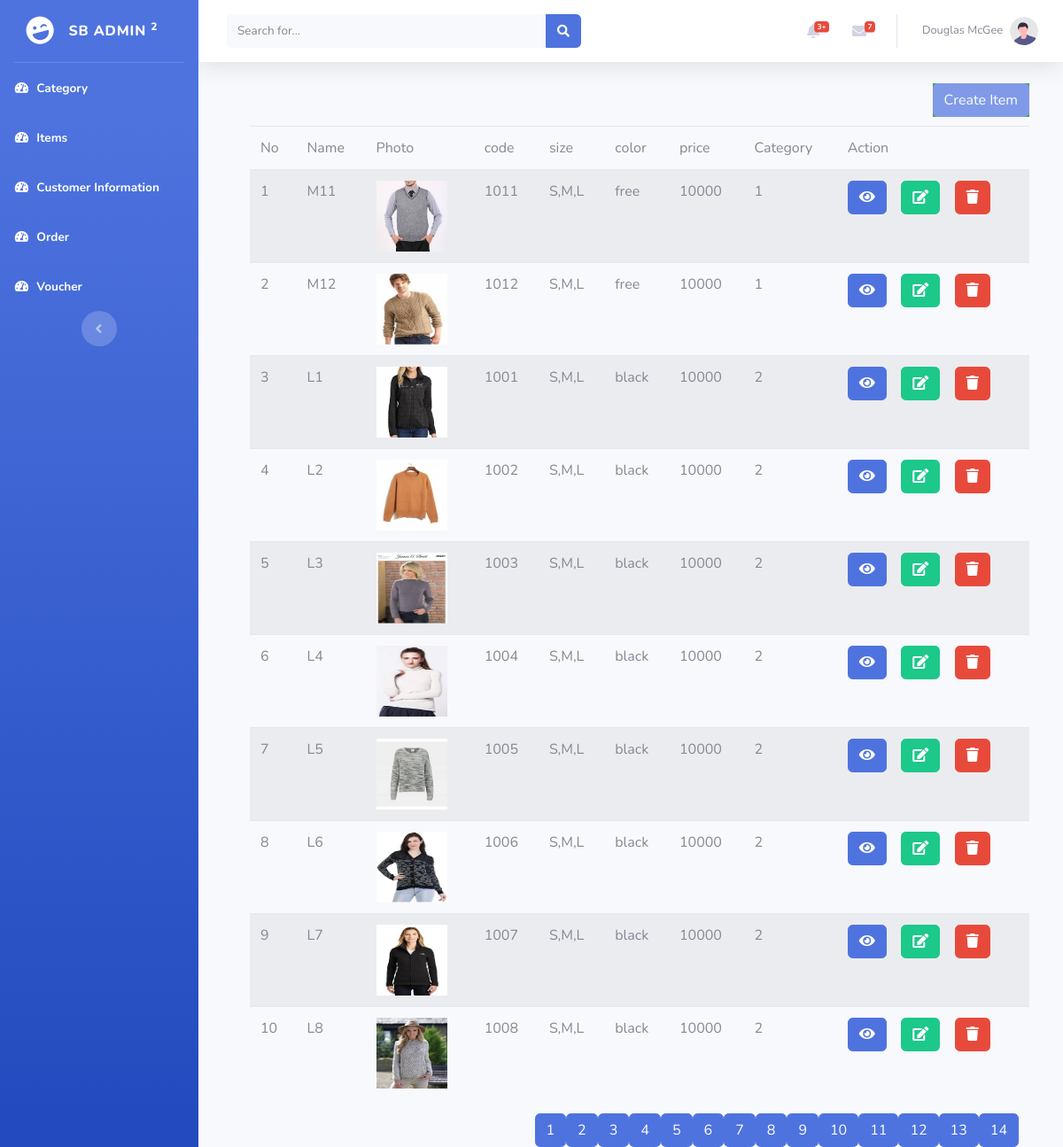
Screenshot of /backend/item2.php with the database file from the repository.
### tables this page shows
CREATE TABLE `item` (
  `id` int(11) NOT NULL,
  `name` varchar(255) NOT NULL,
  `photo` varchar(255) NOT NULL,
  `code` varchar(255) NOT NULL,
  `size` varchar(255) NOT NULL,
  `color` varchar(255) NOT NULL,
  `price` varchar(255) NOT NULL,
  `productid` int(11) NOT NULL
);

### backend/include/dbconn.php (called while the page is built, shortened)
<?php
class Database
{
	private static $dbHost='localhost';
	private static $dbName='purchase';
	private static $dbUserName='root';
	private static $dbPassword='';
	private static $cont=null;
	public static function connect(){
	if (null== self::$cont) {
		try{
			self::$cont=new PDO("mysql:host=".self::$dbHost.";"."dbname=".self::$dbName,self::$dbUserName,self::$dbPassword);
		}
		catch (PDOException $e){
			die($e->getMessage());
		}
	}
	return self::$cont;
}
}
?>

### backend/model/item.php (called while the page is built, shortened)
<?php
include_once('include/dbconn.php');
class Item
{
    public function getitem2()
{
    $this->pdo = Database::connect();
    $this->pdo->setAttribute(PDO::ATTR_ERRMODE,PDO::ERRMODE_EXCEPTION);
    $sql="select * from item LIMIT 10 OFFSET 10";
    $stmt=$this->pdo->prepare($sql);
    $stmt->execute();
    $results = $stmt -> fetchAll(PDO::FETCH_ASSOC);
    return $results;
    }
}
?>

### backend/controller/itemcontroller.php (called while the page is built, shortened)
<?php
include_once('model/item.php');
class ItemController extends Item
{
	public function showitem2()
	{
		return $this->getitem2();
	}
}
?>

### backend/item2.php (the view, shortened to what this page needs)
<?php
include_once("controller/itemcontroller.php");
$itemController=new ItemController();
$results=$itemController->showitem2();
?>
<!DOCTYPE html>
<html lang="en">
<head>
    <link href="https://cdnjs.cloudflare.com/ajax/libs/font-awesome/5.15.1/css/all.min.css" rel="stylesheet" type="text/css">
    <link href="css/sb-admin-2.min.css" rel="stylesheet">
</head>
<body id="page-top">
    <div id="wrapper">
        <ul class="navbar-nav bg-gradient-primary sidebar sidebar-dark accordion" id="accordionSidebar">
            <a class="sidebar-brand d-flex align-items-center justify-content-center" href="create_cat.php">
                <div class="sidebar-brand-icon rotate-n-15">
                    <i class="fas fa-laugh-wink"></i>
                </div>
                <div class="sidebar-brand-text mx-3">SB Admin <sup>2</sup></div>
            </a>
            <hr class="sidebar-divider my-0">
            <li class="nav-item active">
                <a class="nav-link" href="catindex.php">
                    <i class="fas fa-fw fa-tachometer-alt"></i>
                    <span>Category</span></a>
            </li>
            <li class="nav-item active">
                <a class="nav-link" href="itemindex.php">
                    <i class="fas fa-fw fa-tachometer-alt"></i>
                    <span>Items</span></a>
            </li>
            <li class="nav-item active">
                <a class="nav-link" href="customerindex.php">
                    <i class="fas fa-fw fa-tachometer-alt"></i>
                    <span>Customer Information</span></a>
            </li>
            <li class="nav-item active">
                <a class="nav-link" href="orderindex.php">
                    <i class="fas fa-fw fa-tachometer-alt"></i>
                    <span>Order</span></a>
            </li>
            <li class="nav-item active">
                <a class="nav-link" href="voucherindex.php">
                    <i class="fas fa-fw fa-tachometer-alt"></i>
                    <span>Voucher</span></a>
            </li>
            <div class="text-center d-none d-md-inline">
                <button class="rounded-circle border-0" id="sidebarToggle"></button>
            </div>
        </ul>
        <div id="content-wrapper" class="d-flex flex-column">
            <div id="content">
                <nav class="navbar navbar-expand navbar-light bg-white topbar mb-4 static-top shadow">
                    <form
                        class="d-none d-sm-inline-block form-inline mr-auto ml-md-3 my-2 my-md-0 mw-100 navbar-search">
                        <div class="input-group">
                            <input type="text" class="form-control bg-light border-0 small" placeholder="Search for..."
                                aria-label="Search" aria-describedby="basic-addon2">
                            <div class="input-group-append">
                                <button class="btn btn-primary" type="button">
                                    <i class="fas fa-search fa-sm"></i>
                                </button>
                            </div>
                        </div>
                    </form>
                    <ul class="navbar-nav ml-auto">
                        <li class="nav-item dropdown no-arrow mx-1">
                            <a class="nav-link dropdown-toggle" href="#" id="alertsDropdown" role="button"
                                data-toggle="dropdown" aria-haspopup="true" aria-expanded="false">
                                <i class="fas fa-bell fa-fw"></i>
                                <span class="badge badge-danger badge-counter">3+</span>
                            </a>
                        </li>
                        <li class="nav-item dropdown no-arrow mx-1">
                            <a class="nav-link dropdown-toggle" href="#" id="messagesDropdown" role="button"
                                data-toggle="dropdown" aria-haspopup="true" aria-expanded="false">
                                <i class="fas fa-envelope fa-fw"></i>
                                <span class="badge badge-danger badge-counter">7</span>
                            </a>
                        </li>
                        <li class="nav-item dropdown no-arrow">
                            <a class="nav-link dropdown-toggle" href="#" id="userDropdown" role="button"
                                data-toggle="dropdown" aria-haspopup="true" aria-expanded="false">
                                <span class="mr-2 d-none d-lg-inline text-gray-600 small">Douglas McGee</span>
                                <img class="img-profile rounded-circle"
                                    src="img/undraw_profile.svg">
                            </a>
                        </li>
                    </ul>
                </nav>
                <div class="container-fluid">
                <div class="container-fluid" style="margin:0 10px 0 10px">
<div class='float-right' style="background-color: green; opacity: 0.7; margin:0 0 10px 0">
    <a href='createitem.php' class='btn btn-primary pull-right'>Create Item</a>
</div>
 <table class="table table-striped" >
<thead>
<tr >
<td >No</td>
<td>Name</td>
<td>Photo</td>
<td>code</td>
<td>size</td>
<td>color</td>
<td>price</td>
<td>Category</td>
<td>Action</td>
</tr>
</thead>
<tbody>
<?php
$i=1;
foreach($results as $result)
{
 ?>
<tr>
<td><?php echo $i++?> </td>
<td><?php echo $result['name'];?> </td>
<td><img src="<?php echo $result['photo'];?>" style="width:80px; height:80px;"></td>
<td><?php echo $result['code'];?> </td>
<td><?php echo $result['size'];?> </td>
<td><?php echo $result['color'];?> </td>
<td><?php echo $result['price'];?> </td>
<td><?php echo $result['productid'];?></td>
<td><a class="btn btn-primary" href="itemview.php?id=<?php echo $result['id'];?>" ><i class="fa fa-eye"></i></a>&nbsp; &nbsp; <a class="btn btn-success" href="itemedit.php?id=<?php echo $result['id'];?>"><i class="fa fa-edit"></i></a>&nbsp; &nbsp; <a class="btn btn-danger" onclick="return deleteuser(<?php echo $result['id'];?>);"><i class="fa fa-trash"></i></a></td>
</tr>
<?php
}
?>
</tbody>
</table>
<div class="container-fluid">
    <div class="row" style="float: right;">
        <a href="itemindex.php" class="btn btn-primary">1</a>
        <a href="item2.php" class="btn btn-primary">2</a>
        <a href="item3.php" class="btn btn-primary">3</a>
        <a href="item4.php" class="btn btn-primary">4</a>
        <a href="item5.php" class="btn btn-primary">5</a>
        <a href="item6.php" class="btn btn-primary">6</a>
        <a href="item7.php" class="btn btn-primary">7</a>
        <a href="item8.php" class="btn btn-primary">8</a>
        <a href="item9.php" class="btn btn-primary">9</a>
        <a href="item10.php" class="btn btn-primary">10</a>
        <a href="item11.php" class="btn btn-primary">11</a>
        <a href="item12.php" class="btn btn-primary">12</a>
        <a href="item13.php" class="btn btn-primary">13</a>
        <a href="item14.php" class="btn btn-primary">14</a>
    </div>
</div>
</div>
                </div>
            </div>
       </div>
        </div>
</body>
</html>

### rows the page displays
item: name "M11", photo (picture), code "1011", size "S,M,L", color "free", price "10000", productid "1"
item: name "M12", photo (picture), code "1012", size "S,M,L", color "free", price "10000", productid "1"
item: name "L1", photo (picture), code "1001", size "S,M,L", color "black", price "10000", productid "2"
item: name "L2", photo (picture), code "1002", size "S,M,L", color "black", price "10000", productid "2"
item: name "L3", photo (picture), code "1003", size "S,M,L", color "black", price "10000", productid "2"
item: name "L4", photo (picture), code "1004", size "S,M,L", color "black", price "10000", productid "2"
item: name "L5", photo (picture), code "1005", size "S,M,L", color "black", price "10000", productid "2"
item: name "L6", photo (picture), code "1006", size "S,M,L", color "black", price "10000", productid "2"
item: name "L7", photo (picture), code "1007", size "S,M,L", color "black", price "10000", productid "2"
item: name "L8", photo (picture), code "1008", size "S,M,L", color "black", price "10000", productid "2"
